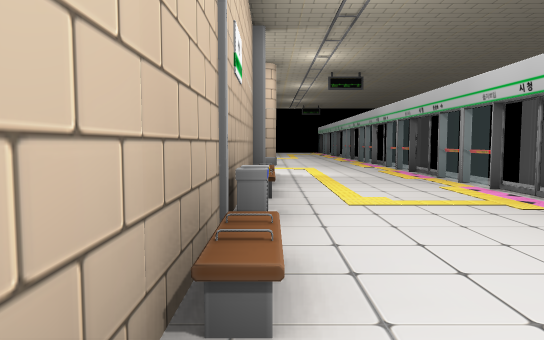
[1] (above)

16 first-person views from a walk through a 3-D level made in the Unity game engine. The camera is 1.4 m above the floor, tilts 4° down and sees 70° across. The floor is counted in squares, 2 m on a side. Each view is taken from the middle of a square. On the plan, view 1 faces up. The plan holds only what a view shows up to about 11 squares ahead; the rest is blank. The place goes on beyond the plan. Some animated figures are left out. Door leaves are left out, so doorways stand open. Some surface patterns are stand-ins.

[2]
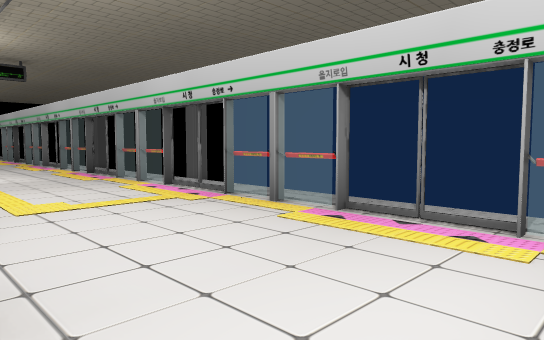

[3]
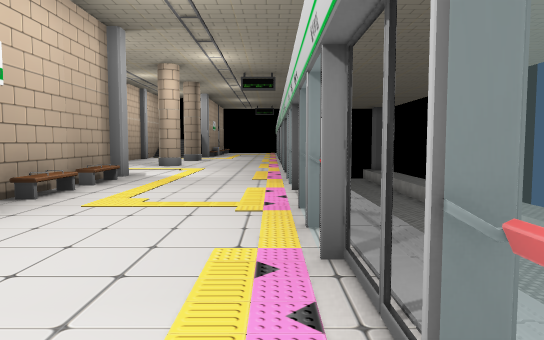

[4]
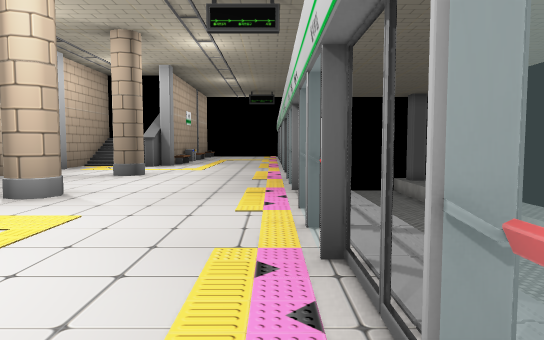

[5]
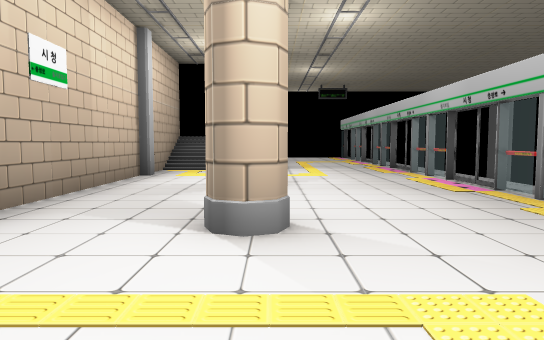

[6]
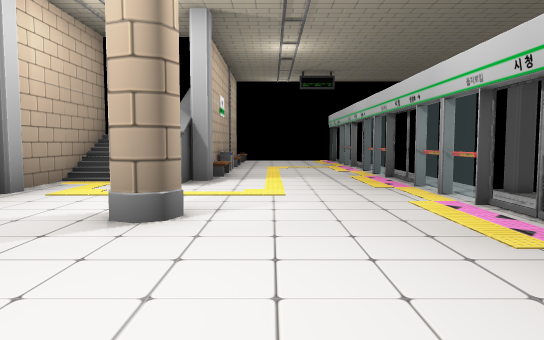

[7]
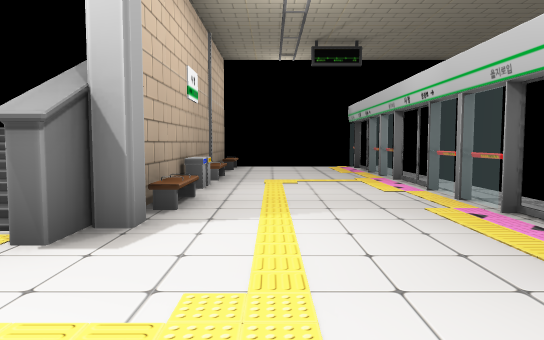

[8]
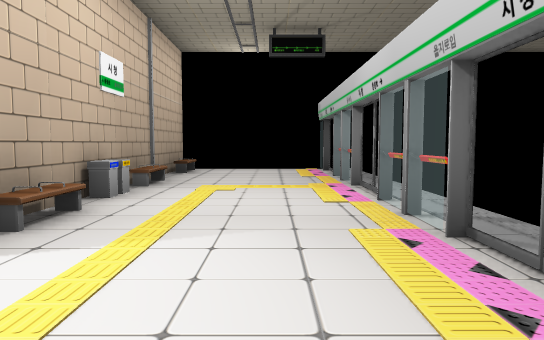

[9]
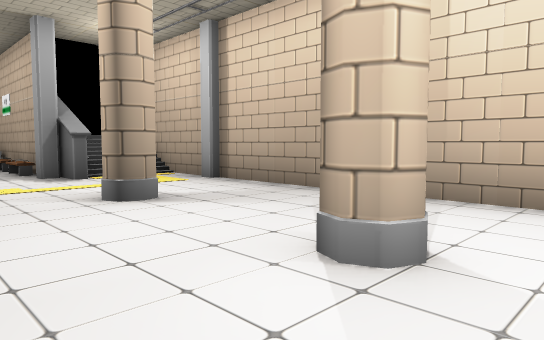

[10]
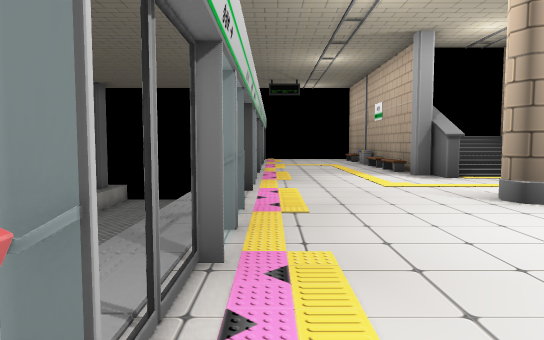

[11]
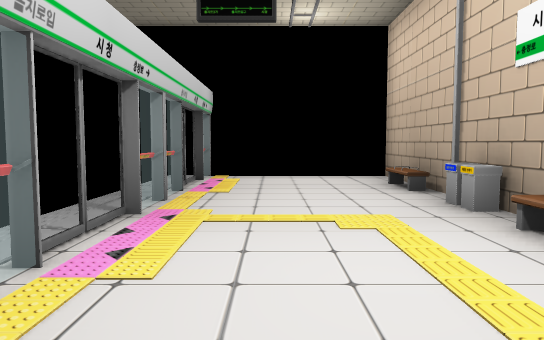

[12]
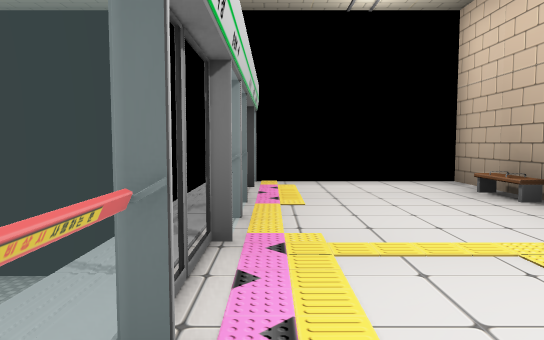

[13]
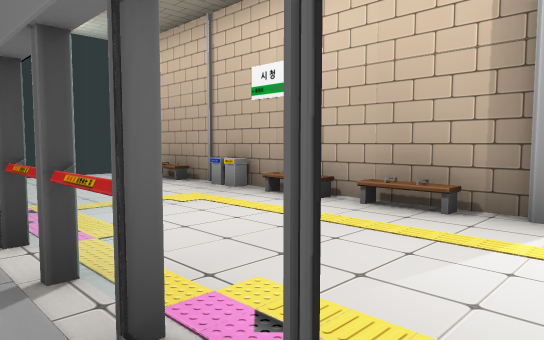

[14]
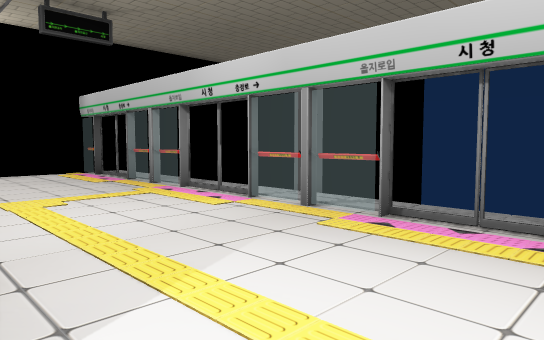

[15]
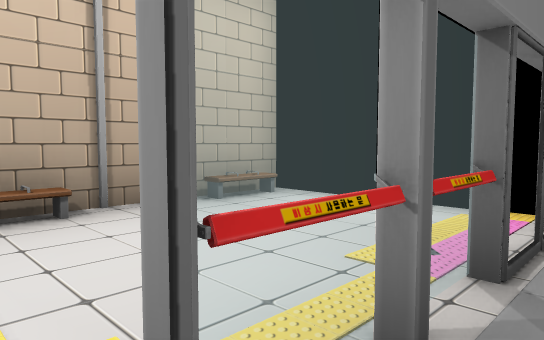

[16]
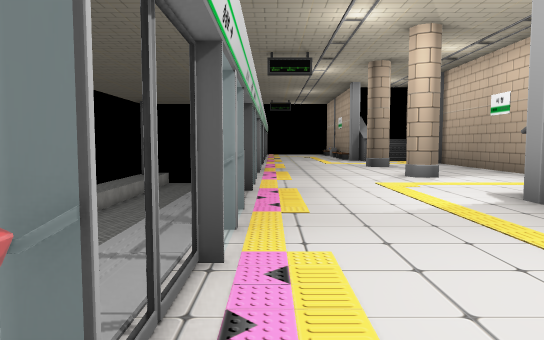

### Floor plan
Key: @ floor where view 1 was taken; # wall or solid block; . floor; / step, stairs or slope; D open door; = window, fence, low wall or low ledge; v drop or lower ground; O other object.
Columns run from 3 left of view 1 to 7 right of it. Each row starts with its distance up from view 1.
 28    ########
 27    O..D=
 26    O..Dv
 25   #...D=
 24    O...=
 23   #...D.
 22    #..D.
 21 ## O...=
 20 #//#..D=
 19 #./O..Dv
 18 O.....D=
 17 O......=
 16 #..O..D.
 15 #.....D.
 14 #......=  v
 13 #.....D   v
 12 #..O..Dv
 11 #.....D
 10 O......=
  9 #.#...D.
  8 #/#O..D.
  7 ###O...=  v
  6    O..D=  v
  5    O..Dv
  4    #..D=
  3   #....=
  2    O..D.
  1   #...D.  v
  0   #@...=vvv
 -1   ######

Where each view was taken, in squares from view 1:
view 1: 0 up, 0 right, facing up
view 2: 0 up, 0 right, facing up-right
view 3: 0 up, 3 right, facing up
view 4: 7 up, 3 right, facing up
view 5: 9 up, 0 right, facing up
view 6: 12 up, 1 right, facing up
view 7: 16 up, 1 right, facing up
view 8: 17 up, 2 right, facing up
view 9: 17 up, 2 right, facing down-left
view 10: 17 up, 3 right, facing down
view 11: 8 up, 2 right, facing down
view 12: 7 up, 3 right, facing down
view 13: 9 up, 4 right, facing down-left
view 14: 18 up, 0 right, facing up-right
view 15: 23 up, 4 right, facing up-left
view 16: 24 up, 3 right, facing down
